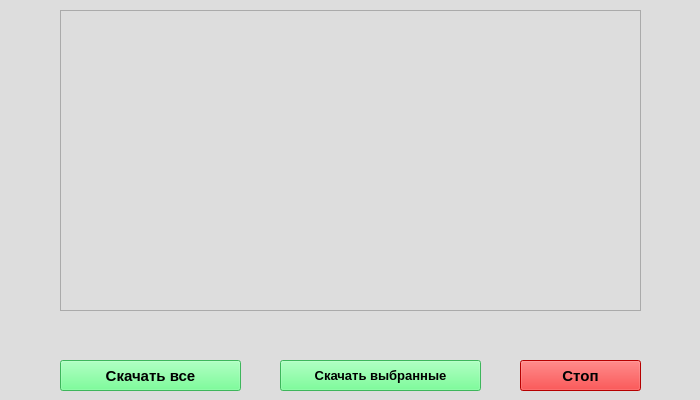
<?xml version="1.0" encoding="UTF-8"?>
<ui version="4.0">
 <class>MainWindow</class>
 <widget class="QMainWindow" name="MainWindow">
  <property name="geometry">
   <rect>
    <x>0</x>
    <y>0</y>
    <width>700</width>
    <height>400</height>
   </rect>
  </property>
  <property name="sizePolicy">
   <sizepolicy hsizetype="Preferred" vsizetype="Preferred">
    <horstretch>0</horstretch>
    <verstretch>0</verstretch>
   </sizepolicy>
  </property>
  <property name="minimumSize">
   <size>
    <width>700</width>
    <height>400</height>
   </size>
  </property>
  <property name="maximumSize">
   <size>
    <width>700</width>
    <height>400</height>
   </size>
  </property>
  <property name="font">
   <font>
    <pointsize>11</pointsize>
   </font>
  </property>
  <property name="windowTitle">
   <string>MainWindow</string>
  </property>
  <widget class="QWidget" name="centralwidget">
   <property name="styleSheet">
    <string notr="true">background-color: rgb(221, 221, 221);</string>
   </property>
   <widget class="QListWidget" name="listWidget">
    <property name="geometry">
     <rect>
      <x>60</x>
      <y>10</y>
      <width>581</width>
      <height>301</height>
     </rect>
    </property>
    <property name="sizePolicy">
     <sizepolicy hsizetype="Fixed" vsizetype="Fixed">
      <horstretch>60</horstretch>
      <verstretch>10</verstretch>
     </sizepolicy>
    </property>
    <property name="minimumSize">
     <size>
      <width>581</width>
      <height>301</height>
     </size>
    </property>
    <property name="maximumSize">
     <size>
      <width>581</width>
      <height>301</height>
     </size>
    </property>
    <property name="font">
     <font>
      <pointsize>11</pointsize>
      <weight>75</weight>
      <bold>true</bold>
     </font>
    </property>
    <property name="styleSheet">
     <string notr="true">background-color: rgb(221, 221, 221);
border-color: rgb(0, 0, 0);</string>
    </property>
   </widget>
   <widget class="QPushButton" name="downloadButton">
    <property name="geometry">
     <rect>
      <x>60</x>
      <y>360</y>
      <width>181</width>
      <height>31</height>
     </rect>
    </property>
    <property name="font">
     <font>
      <pointsize>11</pointsize>
      <weight>75</weight>
      <bold>true</bold>
     </font>
    </property>
    <property name="styleSheet">
     <string notr="true">background-color: rgb(85, 255, 127);</string>
    </property>
    <property name="text">
     <string>Скачать все</string>
    </property>
   </widget>
   <widget class="QPushButton" name="stopButton">
    <property name="geometry">
     <rect>
      <x>520</x>
      <y>360</y>
      <width>121</width>
      <height>31</height>
     </rect>
    </property>
    <property name="font">
     <font>
      <pointsize>11</pointsize>
      <weight>75</weight>
      <bold>true</bold>
     </font>
    </property>
    <property name="styleSheet">
     <string notr="true">background-color: rgb(255, 0, 0)</string>
    </property>
    <property name="text">
     <string>Стоп</string>
    </property>
   </widget>
   <widget class="QLabel" name="lblStatus">
    <property name="geometry">
     <rect>
      <x>250</x>
      <y>320</y>
      <width>171</width>
      <height>31</height>
     </rect>
    </property>
    <property name="font">
     <font>
      <pointsize>11</pointsize>
      <weight>50</weight>
      <bold>false</bold>
     </font>
    </property>
    <property name="text">
     <string/>
    </property>
    <property name="alignment">
     <set>Qt::AlignCenter</set>
    </property>
   </widget>
   <widget class="QPushButton" name="downloadCheckedButton">
    <property name="geometry">
     <rect>
      <x>280</x>
      <y>360</y>
      <width>201</width>
      <height>31</height>
     </rect>
    </property>
    <property name="font">
     <font>
      <pointsize>10</pointsize>
      <weight>75</weight>
      <bold>true</bold>
     </font>
    </property>
    <property name="styleSheet">
     <string notr="true">background-color: rgb(85, 255, 127);</string>
    </property>
    <property name="text">
     <string>Скачать выбранные</string>
    </property>
   </widget>
  </widget>
 </widget>
 <resources/>
 <connections/>
</ui>
